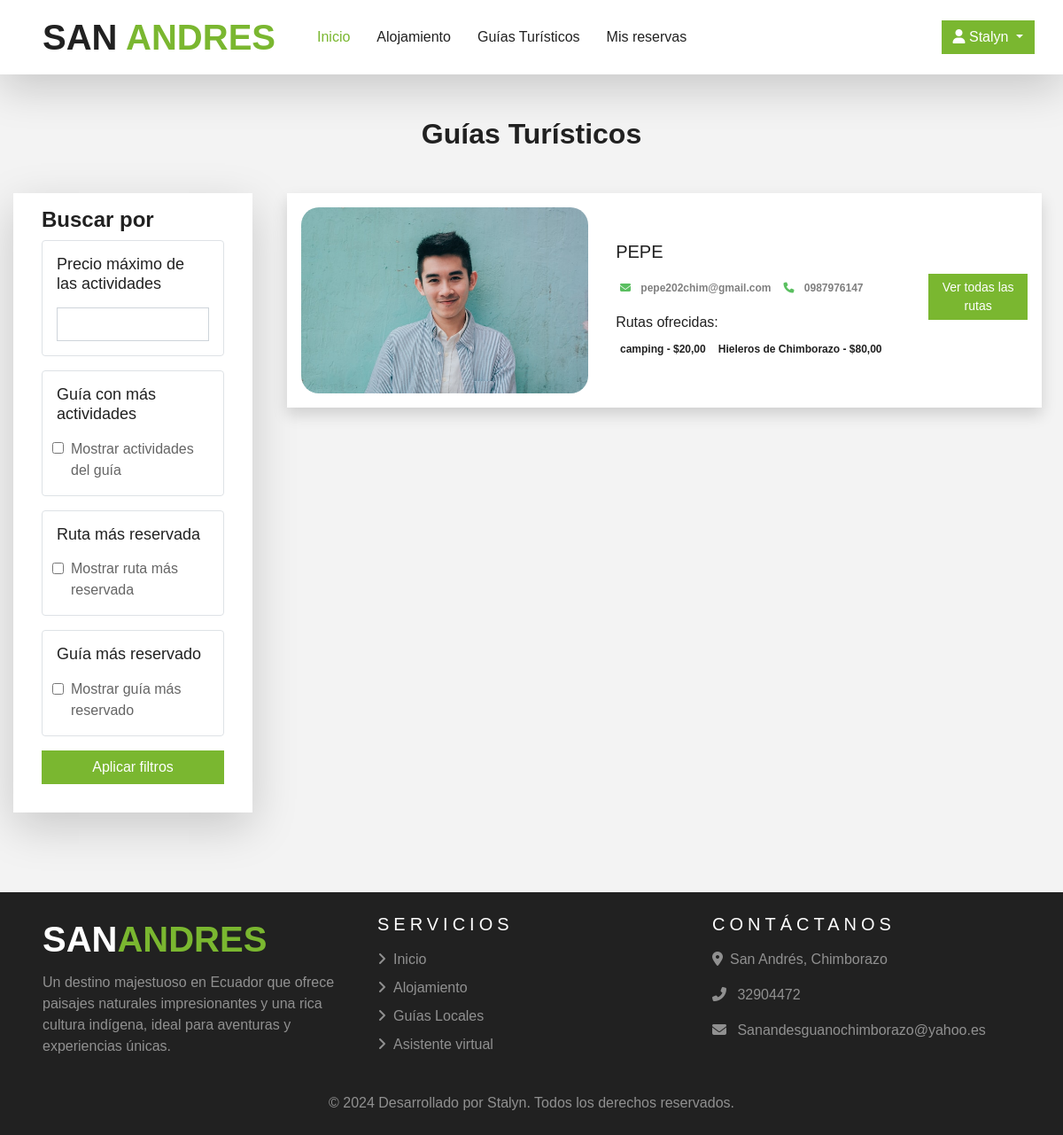
Page /guias/ver_guias/ (signed in) on the committed database.
### userauths/models.py (models this page shows, shortened)
class Usuario(AbstractUser):
    full_name = models.CharField(max_length=500, null=True, blank=True)
    username = models.CharField(max_length=500, unique=True)
    email = models.EmailField(unique=True)
    telefono = models.CharField(max_length=30, null=True, blank=True, unique=True)
    USERNAME_FIELD = 'email'
    REQUIRED_FIELDS = ['username']

### guias/models.py (models this page shows, shortened)
class GuiaTuristico(models.Model):
    nombre = models.CharField(max_length=150)
    email = models.EmailField(unique=True)
    telefono = models.CharField(
        max_length=10,
        unique=True,
        validators=[RegexValidator(
            regex=r'^\d{10}$',
            message="El número de teléfono debe contener exactamente 10 dígitos."
        )]
    )
    foto = models.FileField(upload_to="fotos_guia", null=False, blank=False)
    estado = models.CharField(max_length=20, choices=GUIA_ESTADO, default="Borrador")
    rutas = models.ManyToManyField(Ruta, through='GuiaRuta', related_name='guias')
    def miniatura(self):
        if self.foto:
            return mark_safe("<img src='%s' width='50' height='50' style='object-fit: cover; border-radius:6px;'/>" % self.foto.url)
        return ""
    miniatura.short_description = 'Foto'

class Ruta(models.Model):
    nombre = models.CharField(max_length=150)
    descripcion = models.TextField()
    precio = models.DecimalField(max_digits=12, decimal_places=2)
    capacidad = models.PositiveSmallIntegerField(
        default=1,
        validators=[MaxValueValidator(
            15,
            message= ("La capacidad máxima no puede superar las 15 personas.")
        )],
        verbose_name="Capacidad máxima"
    )
    imagen = models.FileField(upload_to="imagenes_ruta", null=False, blank=False)
    def imagen_preview(self):
        if self.imagen:
            return mark_safe(f"<img src='{self.imagen.url}' width='50' height='50' style='object-fit: cover; border-radius:6px;'/>")
        return ""
    imagen_preview.short_description = 'Imagen'

### guias/views.py (the view, shortened to what this page needs)
# urls.py: path('ver_guias/', views.ver_guias, name='ver_guias'),
def ver_guias(request):
    base_queryset = GuiaTuristico.objects.filter(estado__in=["Aprobado", "Disponible"])
    applied_filters = False
    mostrar_cinta = False
    page  = request.GET.get('page',1)
    precio_max = request.GET.get('precio_max')
    if precio_max:
        base_queryset = base_queryset.filter(rutas__precio__lte=precio_max).distinct()
        applied_filters = True
    guia_mas_rutas = request.GET.get('guia_mas_rutas')
    if guia_mas_rutas:
        guia_con_mas_rutas = base_queryset.annotate(num_rutas=Count('rutas')).order_by('-num_rutas').first()
        base_queryset = GuiaTuristico.objects.filter(pk=guia_con_mas_rutas.pk) if guia_con_mas_rutas else GuiaTuristico.objects.none()
        applied_filters = True
    ruta_mas_reservada = request.GET.get('ruta_mas_reservada')
    guia_mas_reservado = request.GET.get('guia_mas_reservado')
    if applied_filters and not base_queryset.exists():
        messages.warning(request, "No se encontraron resultados para los filtros seleccionados.")
        return redirect(reverse('guias:ver_guias'))
    if mostrar_cinta:
        for guia in base_queryset:
            guia.es_mas_reservado = True
    else:
        for guia in base_queryset:
            guia.es_mas_reservado = False
    try:
         paginator = Paginator(base_queryset,5)
         base_queryset = paginator.page(page)
    except:
         raise Http404
    context = {
        "guiaturisticos": base_queryset,
        "mostrar_cinta": mostrar_cinta,
        "paginator":paginator,
    }
    return render(request, "guiasturistico/ver_guias.html", context)

### templates/guiasturistico/ver_guias.html (shortened to what this page needs)
{% extends 'base.html' %} {% load static %} {% block content %}
<div class="my-5 px-4">
  <h2 class="fw-bold h-font text-center">Guías Turísticos</h2>
</div>
<div class="container-fluid">
  <div class="row">
    <div class="col-lg-3 col-md-12 mb-lg-0 mb-4 ps-4">
      <div class="container-fluid position-relative nav-bar p-0">
        <nav class="navbar navbar-expand-lg bg-light navbar-light shadow-lg">
          <div class="collapse navbar-collapse justify-content-between px-3" id="navbarfiltro">
            <div class="navbar-nav mr-auto py-0">
              <form method="GET" action="{% url 'guias:ver_guias' %}" class="w-100">
                <h4 class="mt-2">Buscar por</h4>
                <div class="border bg-light p-3 rounded mb-3">
                  <h5 class="mb-3" style="font-size: 18px;">Precio máximo de las actividades</h5>
                  <input type="number" name="precio_max" class="form-control" value="{{ request.GET.precio_max }}" min="0" step="0.01" oninput="validatePrice(this)" onkeydown="preventInvalidInput(event)" />
                </div>
                <div class="border bg-light p-3 rounded mb-3">
                  <h5 class="mb-3" style="font-size: 18px;">Guía con más actividades</h5>
                  <input type="checkbox" id="guia_mas_rutas" name="guia_mas_rutas" value="1" style="margin-left: -5px;" class="form-check-input" {% if request.GET.guia_mas_rutas %}checked{% endif %} />
                  <label class="form-check-label ml-3" for="guia_mas_rutas">Mostrar actividades del guía</label>
                </div>
                <div class="border bg-light p-3 rounded mb-3">
                  <h5 class="mb-3" style="font-size: 18px;">Ruta más reservada</h5>
                  <input type="checkbox" id="ruta_mas_reservada" name="ruta_mas_reservada" value="1" style="margin-left: -5px;" class="form-check-input" {% if request.GET.ruta_mas_reservada %}checked{% endif %} />
                  <label class="form-check-label ml-3" for="ruta_mas_reservada">Mostrar ruta más reservada</label>
                </div>
                <div class="border bg-light p-3 rounded mb-3">
                  <h5 class="mb-3" style="font-size: 18px;">Guía más reservado</h5>
                  <input type="checkbox" id="guia_mas_reservado" name="guia_mas_reservado" value="1" style="margin-left: -5px;" class="form-check-input" {% if request.GET.guia_mas_reservado %}checked{% endif %} />
                  <label class="form-check-label ml-3" for="guia_mas_reservado">Mostrar guía más reservado</label>
                </div>
                <button type="submit" class="btn btn-primary w-100">Aplicar filtros</button>
                <br />
                <br />
              </form>
            </div>
          </div>
        </nav>
      </div>
    </div>
    <div class="col-lg-9 col-md-12 px-4">
       {% if guiaturisticos %} {% for guia in guiaturisticos %}
      <div class="card mb-4 border-0 shadow">
        <div class="row g-0 p-3 align-items-center">
          <div class="col-md-5 mb-lg-0 mb-md-0 mb-3">
            <div class="card_box">
              <img src="{{ guia.foto.url }}" class="card-img rounded" style="height: 210px; object-fit: cover;" alt="..." />
            </div>
          </div>
          <div class="col-md-5 px-lg-3 px-md-3 px-0">
            <h5 class="mb-3">{{ guia.nombre|upper }}</h5>
            <div class="facilities mb-1">
              <span class="badge rounded-pill bg-light text-wrap me-1 mb-1 text-black-50">
                <i class="fa fa-envelope mr-2" style="color: #5abf60;"></i>
                {{ guia.email }}
              </span>
              <span class="badge rounded-pill bg-light text-wrap text-justify me-1 mb-1 text-black-50"> <i class="fa fa-phone mr-2" style="color: #5abf60;"></i> {{ guia.telefono }} </span>
            </div>
            <div class="rutas mt-3">
              <h6>Rutas ofrecidas:</h6>
              {% for ruta in guia.rutas.all|slice:":2" %}
              <span class="badge rounded-pill bg-light text-dark text-wrap me-1 mb-1">
                {{ ruta.nombre }} - ${{ ruta.precio }}
              </span>
              {% endfor %}
            </div>
          </div>
          <div class="col-md-2 mt-lg-0 mt-md-0 mt-4 text-center">
            <a href="{% url 'guias:rutas_por_guia' guia.id %}" class="btn btn-sm w-100 text-white shadow-none mb-2" style="background-color: #7ab730;">Ver todas las rutas</a>
          </div>
        </div>
      </div>
      {% endfor %} {% endif %}
    </div>
  </div>
</div>
{% endblock %}

### templates/base.html (shortened to what this page needs)
{% load static %}
<!DOCTYPE html>
<html lang="en">
<head>
    <link href="https://cdnjs.cloudflare.com/ajax/libs/font-awesome/5.10.0/css/all.min.css" rel="stylesheet" />
    <link rel="stylesheet" href="https://cdnjs.cloudflare.com/ajax/libs/font-awesome/6.5.2/css/all.min.css">
    <link href="{% static 'css/style.css' %}" rel="stylesheet" />
    <link rel="stylesheet" type="text/css" href="https://cdn.datatables.net/responsive/2.2.9/css/responsive.bootstrap5.css"/>
</head>
<body>
    <div class="container-fluid position-relative nav-bar p-0">
        <div class="container-fluid position-relative p-0" style="z-index: 9;">
            <nav class="navbar navbar-expand-lg bg-light navbar-light shadow-lg py-3 py-lg-0 pl-3 pl-lg-5">
                <a href="/" class="navbar-brand">
                    <h1 class="m-0 text-primary"><span class="text-dark">SAN </span>ANDRES</h1>
                </a>
                <div class="collapse navbar-collapse justify-content-between px-3" id="navbarCollapse">
                    <div class="navbar-nav mr-auto py-0">
                        <a href="/" class="nav-item nav-link active">Inicio</a>
                        <a href="{% url 'alojamiento:ver_alojamientos_detalle' %}" class="nav-item nav-link">Alojamiento</a>
                        <a href="{% url 'guias:ver_guias' %}" class="nav-item nav-link">Guías Turísticos</a>
                        {% if user.is_authenticated %}
                            <a href="{% url 'reservacion:mis_reservas' %}" class="nav-item nav-link">Mis reservas</a>
                        {% endif %}
                    </div>
                    <div class="navbar-nav ml-2">
                        {% if user.is_authenticated %}
                            <div class="btn-group">
                                <button type="button" class="btn btn-primary shadow-none dropdown-toggle" data-toggle="dropdown" aria-haspopup="true" aria-expanded="false">
                                    <i class="fas fa-user"></i> {{ user.full_name }}
                                </button>
                            </div>
                        {% else %}
                        <div class="d-flex flex-wrap">
                            <a href="{% url 'userauths:sign-in' %}" class="btn btn-primary shadow-none me-2 mb-2" style="margin-right: 10px;">Iniciar Sesión</a>
                            <a href="{% url 'userauths:sign-up' %}" class="btn btn-primary shadow-none mb-2">Registrarse</a>
                        </div>
                        {% endif %}
                    </div>
                </div>
            </nav>
        </div>
    </div>
    {% block content %} {% endblock %}
    <div class="container-fluid bg-dark text-white-50 py-4 px-sm-3 px-lg-5" style="margin-top: 90px;">
        <div class="row">
            <div class="col-lg-4 col-md-6 mb-4">
                <a href="" class="navbar-brand">
                    <h1 class="text-primary"><span class="text-white">SAN</span>ANDRES</h1>
                </a>
                <p>Un destino majestuoso en Ecuador que ofrece paisajes
                     naturales impresionantes y una rica cultura indígena,
                     ideal para aventuras y experiencias únicas.
                    </p>
            </div>
            <div class="col-lg-4 col-md-6 mb-4 ">
                <h5 class="text-white text-uppercase mb-3" style="letter-spacing: 5px;">Servicios</h5>
                <div class="d-flex flex-column justify-content-start">
                    <a class="text-white-50 mb-2" href="/"><i class="fa fa-angle-right mr-2"></i>Inicio</a>
                    <a class="text-white-50 mb-2" href="{% url 'alojamiento:ver_alojamientos_detalle' %}"><i class="fa fa-angle-right mr-2"></i>Alojamiento</a>
                    <a class="text-white-50 mb-2" href="{% url 'guias:ver_guias' %}"><i class="fa fa-angle-right mr-2"></i>Guías Locales</a>
                    <a class="text-white-50 mb-2" ><i class="fa fa-angle-right mr-2"></i>Asistente virtual</a>
                </div>
            </div>
            <div class="col-lg-4 col-md-6 mb-4">
                <h5 class="text-white text-uppercase mb-3" style="letter-spacing: 5px;">Contáctanos</h5>
                <p><i class="fa fa-map-marker-alt mr-2"></i>San Andrés, Chimborazo</p>
                <p><i class="fa fa-phone-alt mr-2"></i> 32904472</p>
                <p><i class="fa fa-envelope mr-2"></i> Sanandesguanochimborazo@yahoo.es</p>
            </div>
        </div>
        <p class="m-0 text-center">© 2024 Desarrollado por Stalyn. Todos los derechos reservados.</p>
    </div>
</body>
</html>

### templates/guiasturistico/ver_guias.html (style rules this page uses)
.card_box { overflow: hidden; border-radius: 20px; }

### rows in the picture
Usuario: full_name "Stalyn"
GuiaTuristico: foto (picture), nombre "PEPE", email "pepe202chim@gmail.com", telefono "0987976147"
Ruta: nombre "camping", precio "20,00"
Ruta: nombre "Hieleros de Chimborazo", precio "80,00"
